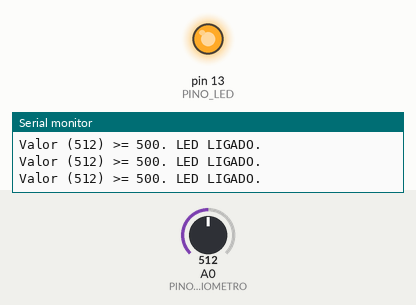
Recording of a sketch running on a simulated Arduino Uno, built with avr-gcc and run on an emulated ATmega328P. Shown: output pins drawn as LEDs (lit = HIGH), the last lines printed to the serial monitor. Inputs (shaded band) come from the test bench; at power-on: A0 (PINO_POTENCIOMETRO) = 512.

Above: at 1.2 s.
1.3 s: A0 (PINO_POTENCIOMETRO) set to 492
At 1.8 s:
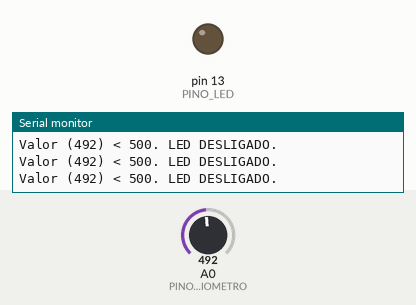
2.8 s: A0 (PINO_POTENCIOMETRO) set to 510
At 3.3 s:
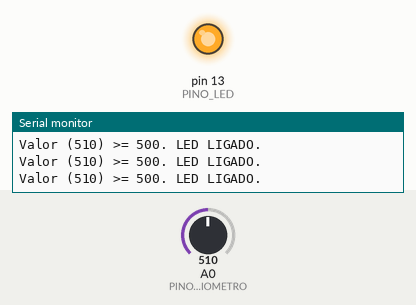
4.3 s: A0 (PINO_POTENCIOMETRO) set to 490
At 4.7 s:
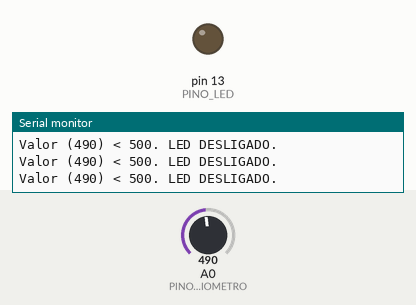
Timing chart, 0 to 7.3 s (numbered marks = the images above; inputs shaded):
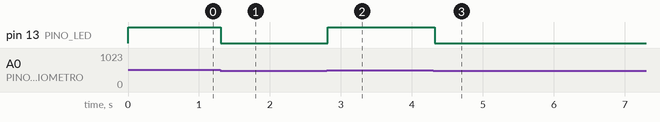

The sketch:

If_Else.ino
```cpp
/*
 * Exemplo: Estrutura de Controle If/Else
 * Autor: Deividson Luiz Okopnik
 * Placa: Arduino Uno
 *
 * Descrição:
 * Este código demonstra o uso da estrutura condicional 'if/else' para tomar decisões
 * no programa. O exemplo simula a verificação de um valor de sensor (potenciômetro)
 * para decidir se um LED deve ser ligado ou desligado.
 *
 * Componentes Necessários:
 * - 1x Arduino Uno
 * - 1x Potenciômetro (para simular um sensor)
 * - 1x LED (qualquer cor)
 * - 1x Resistor de 220 Ohm (para o LED)
 * - Jumpers
 *
 * Instruções de Ligação (Wiring):
 * 1. Potenciômetro:
 *    a. Pino Lateral 1 -> Pino 5V do Arduino.
 *    b. Pino Lateral 2 -> Pino GND do Arduino.
 *    c. Pino Central (Wiper) -> Pino Analógico A0 do Arduino.
 * 2. LED:
 *    a. Ânodo (perna mais longa) do LED -> Resistor de 220 Ohm -> Pino Digital 13 do Arduino.
 *    b. Catodo (perna mais curta) do LED -> Pino GND do Arduino.
 *
 * Observações:
 * A estrutura 'if/else' é fundamental para a lógica de qualquer programa, permitindo
 * que o código execute diferentes blocos de instruções com base em uma condição.
 */

// Definição dos pinos
#define PINO_POTENCIOMETRO A0
#define PINO_LED 13

// Define o valor limite para ligar o LED
const int LIMITE_LIGAR = 500;

void setup() {
  // Configura o pino do LED como saída
  pinMode(PINO_LED, OUTPUT);
  // Inicia a comunicação serial para debug
  Serial.begin(9600);
  Serial.println("--- Exemplo If/Else Iniciado ---");
}

void loop() {
  // 1. Lê o valor do potenciômetro (0 a 1023)
  int valorSensor = analogRead(PINO_POTENCIOMETRO);

  // 2. Estrutura de Controle If/Else
  // Verifica se o valor lido é maior ou igual ao limite
  if (valorSensor >= LIMITE_LIGAR) {
    // Se a condição for VERDADEIRA (True), executa este bloco
    digitalWrite(PINO_LED, HIGH); // Liga o LED
    Serial.print("Valor (");
    Serial.print(valorSensor);
    Serial.println(") >= 500. LED LIGADO.");
  } else {
    // Se a condição for FALSA (False), executa este bloco
    digitalWrite(PINO_LED, LOW); // Desliga o LED
    Serial.print("Valor (");
    Serial.print(valorSensor);
    Serial.println(") < 500. LED DESLIGADO.");
  }

  // Pequena pausa para estabilizar a leitura e a serial
  delay(100);
}
```

Measured:
- the behaviour switches between 500 and 499 on A0 (PINO_POTENCIOMETRO) (found by bisection; images 0 and 1)
- after the input at 1.3 s, pin 13 (PINO_LED): HIGH → LOW at once
- after the input at 2.8 s, pin 13 (PINO_LED): LOW → HIGH at once
- after the input at 4.3 s, pin 13 (PINO_LED): HIGH → LOW at once
